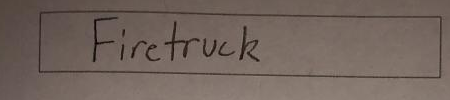
#> input picture ai_folder/preprocessed_pictures/img_0.png, 450 x 100 px
$ python -i cropped.py   (imports and definitions only)
#> lines starting #> are read from the running program, lines starting #| are printed output that depends on the picture
import cv2
import numpy as np
from PIL import Image, ImageChops


# [107 lines left out: functions sort_contours, invert_image, box_extraction, not called in this run]

    # For Debugging
    # Enable this line to see all contours.
    # cv2.drawContours(img, contours, -1, (0, 0, 255), 3)
    # cv2.imwrite("./Temp/img_contour.jpg", img)

def trim(im):
    bg = Image.new(im.mode, im.size, im.getpixel((0,0)))
    diff = ImageChops.difference(im, bg)
    diff = ImageChops.add(diff, diff, 2.0, -100)
    bbox = diff.getbbox()
    if bbox:
        return im.crop(bbox)

def crop_word(location, save):
    # print('\t' + location)
#> called with location = 'preprocessed_pictures/img_0.png', save = 'out.png'
    img = cv2.imread(location)
#> img is the input picture: shape (100, 450, 3); mean B, G, R 93, 100.4, 114.6

    # increase contrast
    pxmin = np.min(img)
#> pxmin = 0
    pxmax = np.max(img)
#> pxmax = 147
    imgContrast = (img - pxmin) / (pxmax - pxmin) * 255

    # increase line width
    kernel = np.ones((3, 3), np.uint8)
    imgMorph = cv2.erode(imgContrast, kernel, iterations=1)
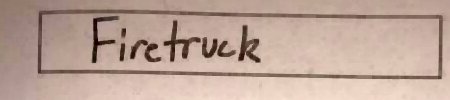
#> imgMorph: shape (100, 450, 3) float64; mean B, G, R 152.4, 165.1, 189.8

    # write
    cv2.imwrite(save, imgMorph)

    trimimg = trim(Image.open(save))
#> in trim, `bg = Image.new(im.mode, im.size, im.getpixel((0,0)))`:
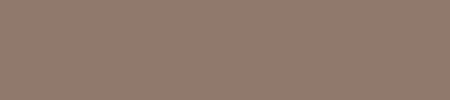
#> bg: PIL image 450x100 RGB; mean R, G, B 144, 121, 108
#> in trim, `diff = ImageChops.difference(im, bg)`:
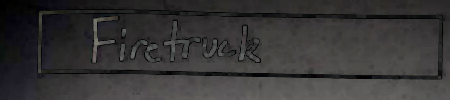
#> diff: PIL image 450x100 RGB; mean R, G, B 54.6, 53.2, 53.3
#> in trim, `bbox = diff.getbbox()`: bbox = (93, 19, 352, 100)

    try:
        img_width, img_height = trimimg.size
#> img_width = 259; img_height = 81
        trimimg.crop((9, 0, img_width, img_height)).save(save)
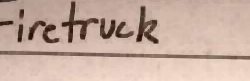
#> saved as out.png: PIL image 250x81 RGB; mean R, G, B 198.3, 173.4, 159.7
        trim(Image.open(save)).save(save)
#> in trim (call 2), `bg = Image.new(im.mode, im.size, im.getpixel((0,0)))`:
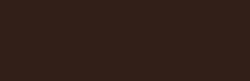
#> bg: PIL image 250x81 RGB; mean R, G, B 50, 31, 24
#> in trim (call 2), `diff = ImageChops.difference(im, bg)`:
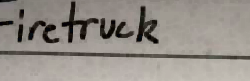
#> diff: PIL image 250x81 RGB; mean R, G, B 148.3, 142.4, 135.9
#> in trim (call 2), `diff = ImageChops.add(diff, diff, 2.0, -100)`:
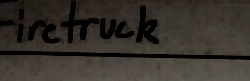
#> diff: PIL image 250x81 RGB; mean R, G, B 54.6, 49.3, 43.5
#> in trim (call 2), `bbox = diff.getbbox()`: bbox = (0, 0, 250, 81)
        # trimimg.save(location)
    except:
        print('\'NoneType\' object has no attribute \'save\'')

# [2 lines not run here, left out]

>>> result = crop_word('preprocessed_pictures/img_0.png', 'out.png')

$ run again, on ai_folder/preprocessed_pictures/img_10.png
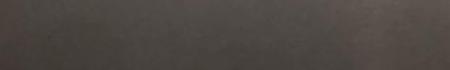
#> input picture ai_folder/preprocessed_pictures/img_10.png, 450 x 70 px
#> in crop_word, img is the input picture: shape (70, 450, 3); mean B, G, R 66.1, 71, 77.2
#> pxmin = 52
#> pxmax = 99
#> in trim, `diff = ImageChops.difference(im, bg)`:
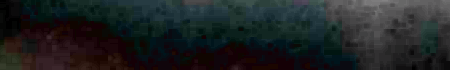
#> diff: PIL image 450x70 RGB; mean R, G, B 30.7, 34.4, 35.1
#> bbox = (323, 0, 450, 17)
#> bg: PIL image 118x17 RGB
#> in trim (call 2), `diff = ImageChops.difference(im, bg)`:
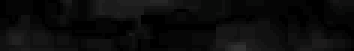
#> diff: PIL image 118x17 RGB (shown 3 times larger); mean R, G, B 11.3, 11.4, 11.3
#> bbox = None
